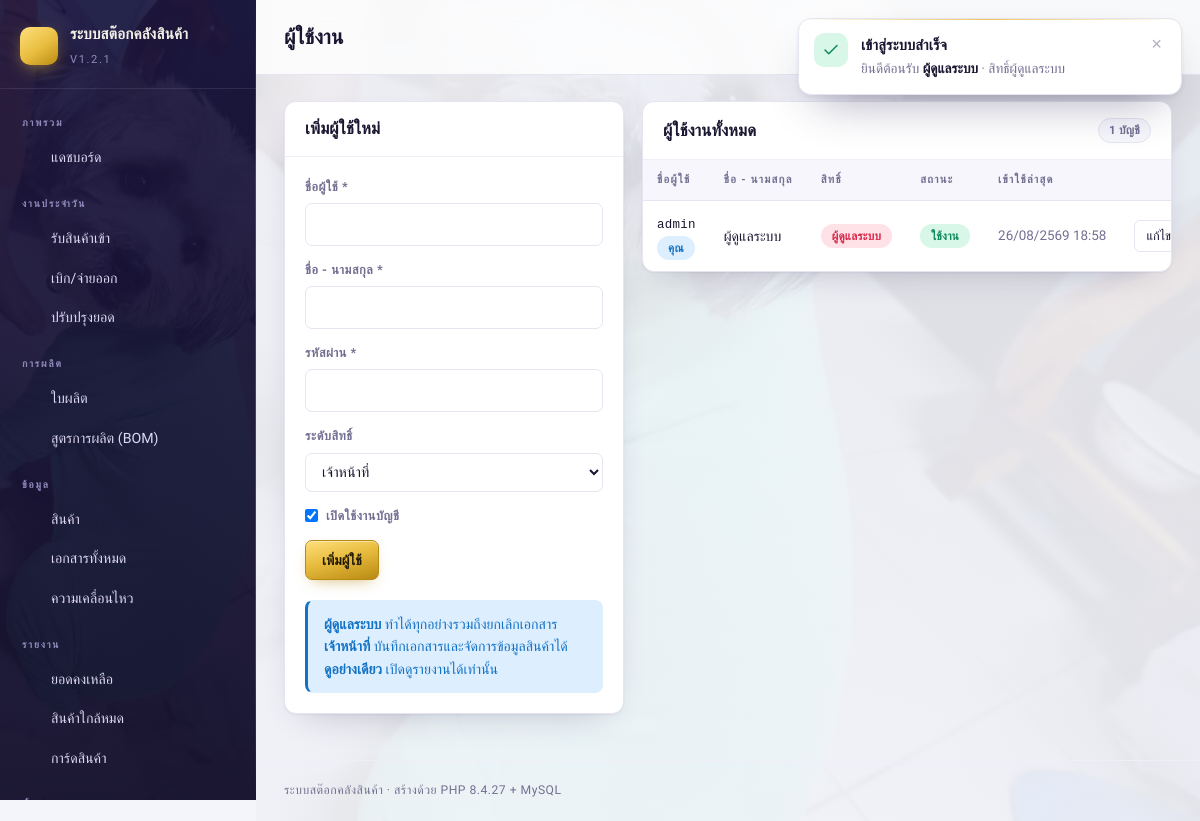
The app's page /index.php?p=users (signed in) with its own data.
### tables this page shows
CREATE TABLE `users` (
  `id` int(10) unsigned NOT NULL AUTO_INCREMENT,
  `username` varchar(50) NOT NULL,
  `password_hash` varchar(255) NOT NULL,
  `fullname` varchar(120) NOT NULL,
  `role` enum('admin','staff','viewer') NOT NULL DEFAULT 'staff',
  `is_active` tinyint(1) NOT NULL DEFAULT '1',
  `last_login_at` datetime DEFAULT NULL,
  `created_at` datetime NOT NULL DEFAULT CURRENT_TIMESTAMP,
  PRIMARY KEY (`id`),
  UNIQUE KEY `uq_users_username` (`username`)
);

### index.php (called while the page is built, shortened)
<?php
require_once __DIR__ . '/includes/layout.php';
$page = (string)inp('p', 'dashboard');
$file = __DIR__ . '/pages/' . $page . '.php';
require $file;

### includes/helpers.php (called while the page is built, shortened)
<?php
function h($v): string
{
    return htmlspecialchars((string)$v, ENT_QUOTES | ENT_SUBSTITUTE, 'UTF-8');
}
function role_label(string $r): string
{
    return ['admin' => 'ผู้ดูแลระบบ', 'staff' => 'เจ้าหน้าที่', 'viewer' => 'ดูอย่างเดียว'][$r] ?? $r;
}
function url(string $page = '', array $params = []): string
{
    $base = BASE_URL . '/index.php';
    if ($page !== '') {
        $params = array_merge(['p' => $page], $params);
    }
    return $params ? $base . '?' . http_build_query($params) : $base;
}
function thai_date(?string $date, bool $withTime = false): string
{
    $ts = strtotime($date);
    $y = (int)date('Y', $ts) + 543;
    $s = date('d/m/', $ts) . $y;
    if ($withTime) {
        $s .= ' ' . date('H:i', $ts);
    }
    return $s;
}

### includes/db.php (called while the page is built, shortened)
<?php
function db(): PDO
{
    static $pdo = null;
    if ($pdo instanceof PDO) {
        return $pdo;
    }
    $dsn = sprintf('mysql:host=%s;port=%s;dbname=%s;charset=%s', DB_HOST, DB_PORT, DB_NAME, DB_CHARSET);
    try {
        $pdo = new PDO($dsn, DB_USER, DB_PASS, [
            PDO::ATTR_ERRMODE            => PDO::ERRMODE_EXCEPTION,
            PDO::ATTR_DEFAULT_FETCH_MODE => PDO::FETCH_ASSOC,
            PDO::ATTR_EMULATE_PREPARES   => false,
            PDO::ATTR_STRINGIFY_FETCHES  => false,
        ]);
    } catch (PDOException $e) {
        http_response_code(500);
        db_fail_page($e->getMessage());
    }
    return $pdo;
}
function q(string $sql, array $params = []): PDOStatement
{
    $st = db()->prepare($sql);
    $st->execute($params);
    return $st;
}
function qa(string $sql, array $params = []): array
{
    return q($sql, $params)->fetchAll();
}

### includes/auth.php (called while the page is built, shortened)
<?php
function current_user(): ?array
{
    return $_SESSION['user'] ?? null;
}

### pages/users.php (the view, shortened to what this page needs)
<?php
require_once __DIR__ . '/../includes/layout.php';
$edit = null;
$me   = (int)(current_user()['id'] ?? 0);
$rows = qa('SELECT * FROM users ORDER BY role, username');
?>
<div class="grid" style="grid-template-columns:minmax(280px,340px) 1fr;gap:18px;align-items:start">
  <div class="card">
    <div class="card-head"><h2><?= $edit ? 'แก้ไขผู้ใช้' : 'เพิ่มผู้ใช้ใหม่' ?></h2></div>
    <div class="card-body">
      <form method="post" autocomplete="off">
        <label>ชื่อผู้ใช้ *
          <input type="text" name="username" value="<?= h($edit['username'] ?? '') ?>" required maxlength="50">
        </label>
        <label>ชื่อ - นามสกุล *
          <input type="text" name="fullname" value="<?= h($edit['fullname'] ?? '') ?>" required maxlength="120">
        </label>
        <label>รหัสผ่าน <?= $edit ? '<span class="muted small">(เว้นว่างหากไม่เปลี่ยน)</span>' : '*' ?>
          <input type="password" name="password" <?= $edit ? '' : 'required' ?> minlength="6">
        </label>
        <label>ระดับสิทธิ์
          <select name="role">
            <?php foreach (['admin', 'staff', 'viewer'] as $r): ?>
              <option value="<?= $r ?>" <?= ($edit['role'] ?? 'staff') === $r ? 'selected' : '' ?>>
                <?= h(role_label($r)) ?></option>
            <?php endforeach; ?>
          </select>
        </label>
        <label style="display:flex;gap:8px;align-items:center">
          <input type="checkbox" name="is_active" value="1" style="width:auto;margin:0"
                 <?= ($edit['is_active'] ?? 1) ? 'checked' : '' ?>> เปิดใช้งานบัญชี
        </label>
        <div class="btnrow">
          <button class="btn primary" type="submit"><?= $edit ? 'บันทึก' : 'เพิ่มผู้ใช้' ?></button>
        </div>
      </form>
      <div class="alert info" style="margin:16px 0 0">
        <b>ผู้ดูแลระบบ</b> ทำได้ทุกอย่างรวมถึงยกเลิกเอกสาร<br>
        <b>เจ้าหน้าที่</b> บันทึกเอกสารและจัดการข้อมูลสินค้าได้<br>
        <b>ดูอย่างเดียว</b> เปิดดูรายงานได้เท่านั้น
      </div>
    </div>
  </div>
  <div class="card">
    <div class="card-head"><h2>ผู้ใช้งานทั้งหมด</h2>
      <span class="spacer"></span><span class="badge muted"><?= count($rows) ?> บัญชี</span></div>
    <div class="tablewrap">
      <table class="tbl">
        <thead><tr><th>ชื่อผู้ใช้</th><th>ชื่อ - นามสกุล</th><th>สิทธิ์</th>
                   <th>สถานะ</th><th>เข้าใช้ล่าสุด</th><th></th></tr></thead>
        <tbody>
        <?php foreach ($rows as $u): ?>
          <tr<?= $u['is_active'] ? '' : ' style="opacity:.55"' ?>>
            <td><code><?= h($u['username']) ?></code>
                <?= (int)$u['id'] === $me ? ' <span class="badge info">คุณ</span>' : '' ?></td>
            <td><?= h($u['fullname']) ?></td>
            <td><span class="badge <?= $u['role'] === 'admin' ? 'danger' : ($u['role'] === 'staff' ? 'info' : 'muted') ?>">
                <?= h(role_label($u['role'])) ?></span></td>
            <td><span class="badge <?= $u['is_active'] ? 'ok' : 'muted' ?>">
                <?= $u['is_active'] ? 'ใช้งาน' : 'ปิด' ?></span></td>
            <td class="small muted nowrap"><?= h(thai_date($u['last_login_at'], true)) ?></td>
            <td class="right nowrap">
              <a class="btn sm ghost" href="<?= h(url('users', ['edit' => $u['id']])) ?>">แก้ไข</a>
            </td>
          </tr>
        <?php endforeach; ?>
        </tbody>
      </table>
    </div>
  </div>
</div>

### records on screen
users: username "admin", shows "คุณ", fullname "ผู้ดูแลระบบ", role "ผู้ดูแลระบบ", is_active "ใช้งาน", last_login_at "26/08/2569 18:58"

### other values on screen
APP_NAME "ระบบสต๊อกคลังสินค้า"
APP_VERSION "1.2.1"
$g['group'] "ภาพรวม"
$it[1] "แดชบอร์ด"
$g['group'] "งานประจำวัน"
$it[1] "รับสินค้าเข้า"
$it[1] "เบิก/จ่ายออก"
$it[1] "ปรับปรุงยอด"
$g['group'] "การผลิต"
$it[1] "ใบผลิต"
$it[1] "สูตรการผลิต (BOM)"
$g['group'] "ข้อมูล"
$it[1] "สินค้า"
$it[1] "เอกสารทั้งหมด"
$it[1] "ความเคลื่อนไหว"
